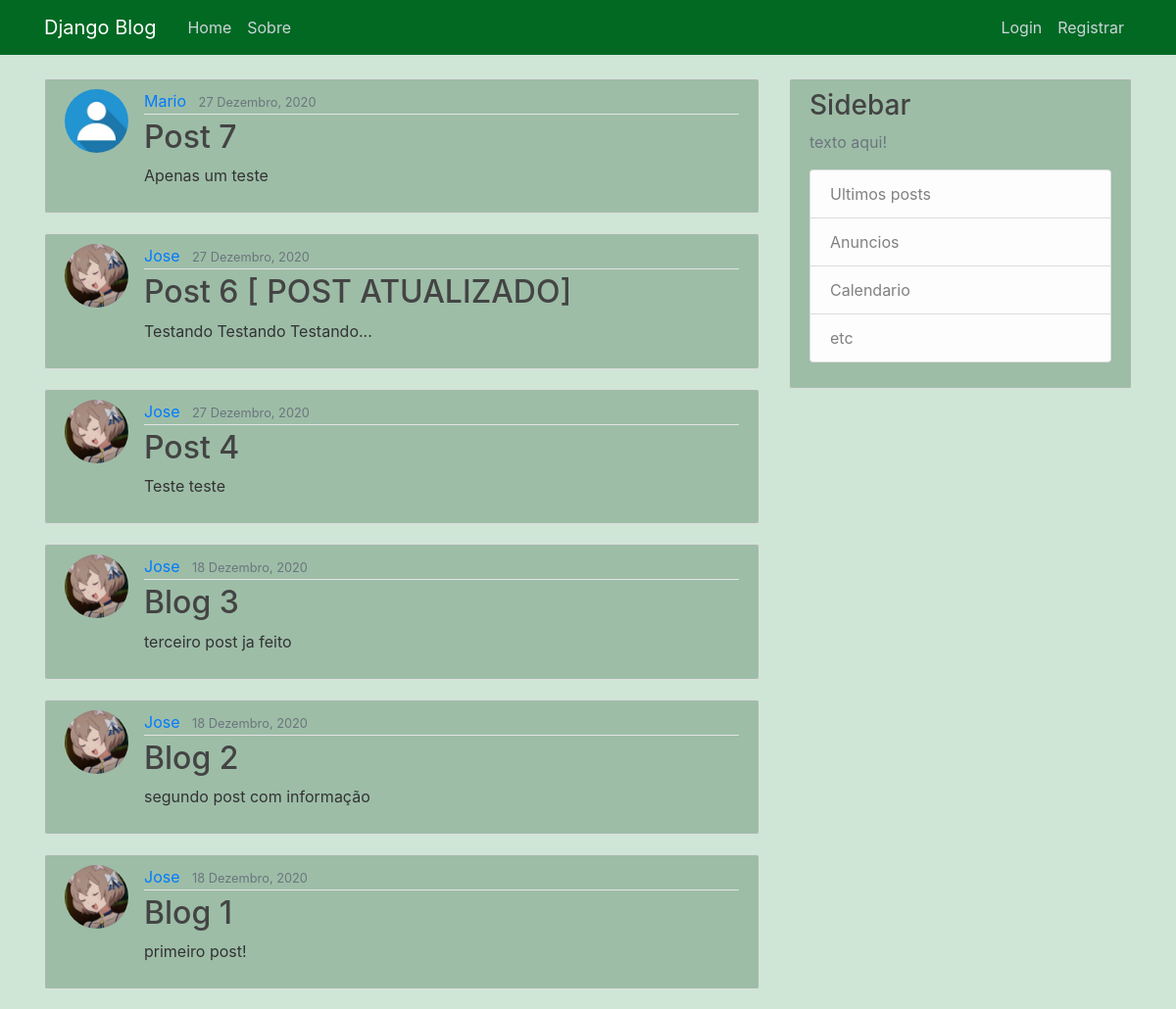
Before: / with the older database file.
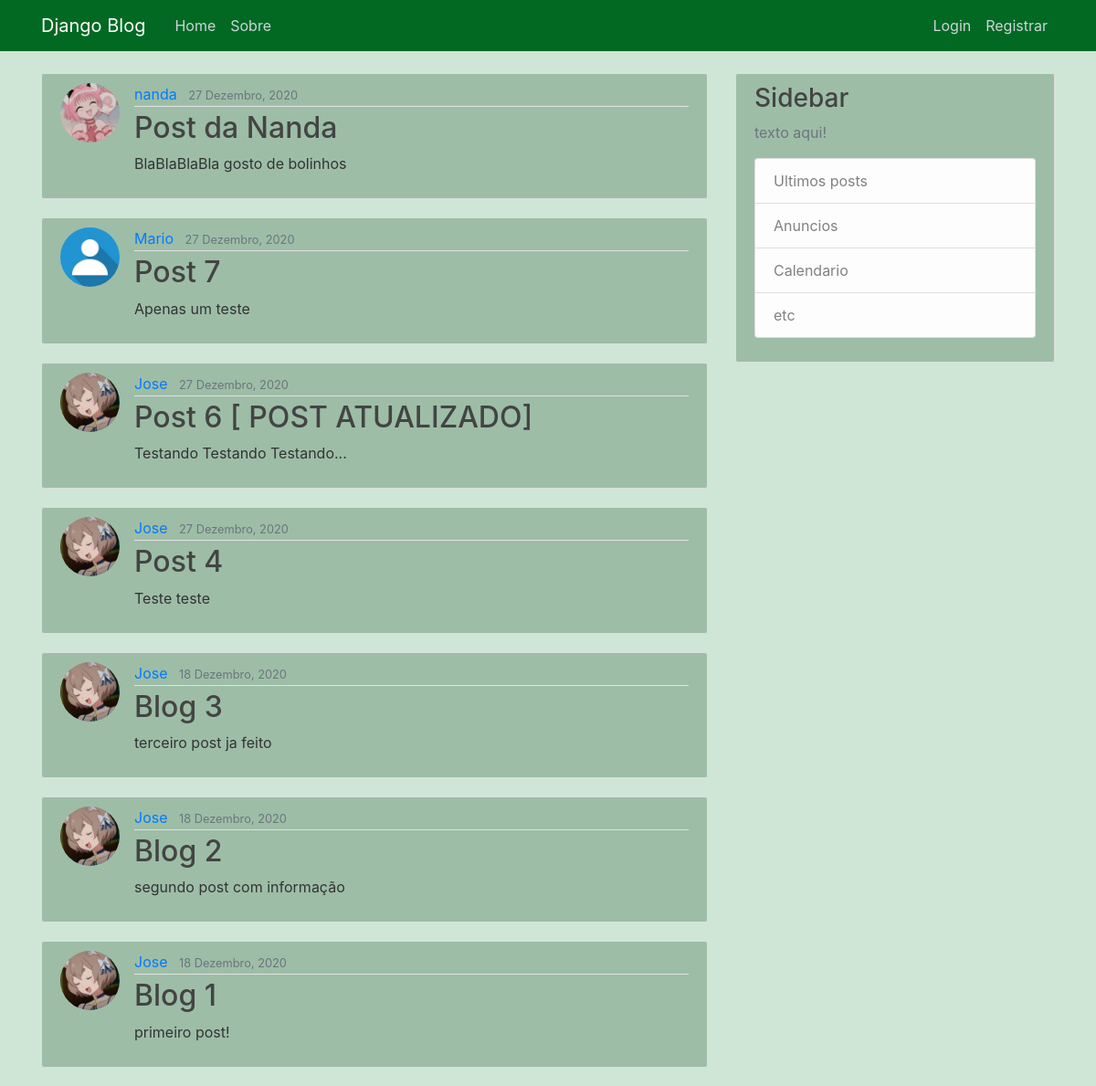
After: the same page with the newer database file.
### blog/models.py (models this page shows, shortened)
class Post(models.Model):
    title = models.CharField(max_length=100)
    content = models.TextField()
    date_posted = models.DateTimeField(default=timezone.now)
    author = models.ForeignKey(User,on_delete=models.CASCADE)

### users/models.py (models this page shows, shortened)
class Profile(models.Model):
    user = models.OneToOneField(User,on_delete=models.CASCADE)
    image = models.ImageField(default='default.jpg', upload_to='profile_pics')

### blog/views.py (the view)
# urls.py: path('',PostListView.as_view(),name='blog-home'),
class PostListView(ListView):
    model = Post
    template_name = 'blog/home.html'
    context_object_name = 'posts'
    ordering = ['-date_posted']

### blog/templates/blog/home.html
{% extends "blog/base.html" %}
{% block content %}
  {% for post in posts %}
  <article style="background:#9dbda7;" class="media content-section">
    <img src="{{ post.author.profile.image.url }}" class="rounded-circle article-img">
    <div class="media-body">
      <div class="article-metadata">
        <a class="mr-2" href="#">{{ post.author }}</a>
        <small class="text-muted">{{ post.date_posted|date:"d F, Y" }}</small>
      </div>
      <h2><a class="article-title" href="#">{{ post.title }}</a></h2>
      <p class="article-content">{{ post.content }}</p>
    </div>
  </article>
  {% endfor %}
{% endblock content %}

Changed rows visible on the page:
added Post: author.profile.image (picture), author "nanda", date_posted "27 Dezembro, 2020", title "Post da Nanda", content "BlaBlaBlaBla gosto de bolinhos"
